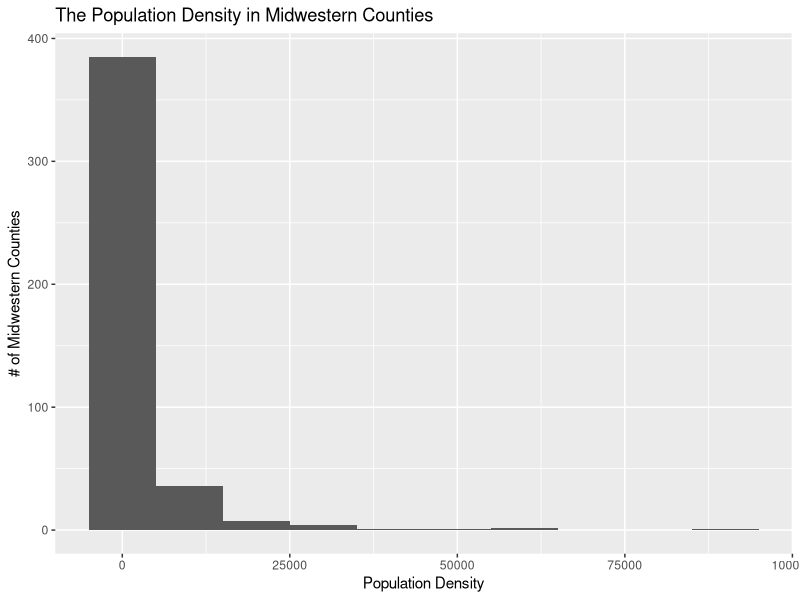
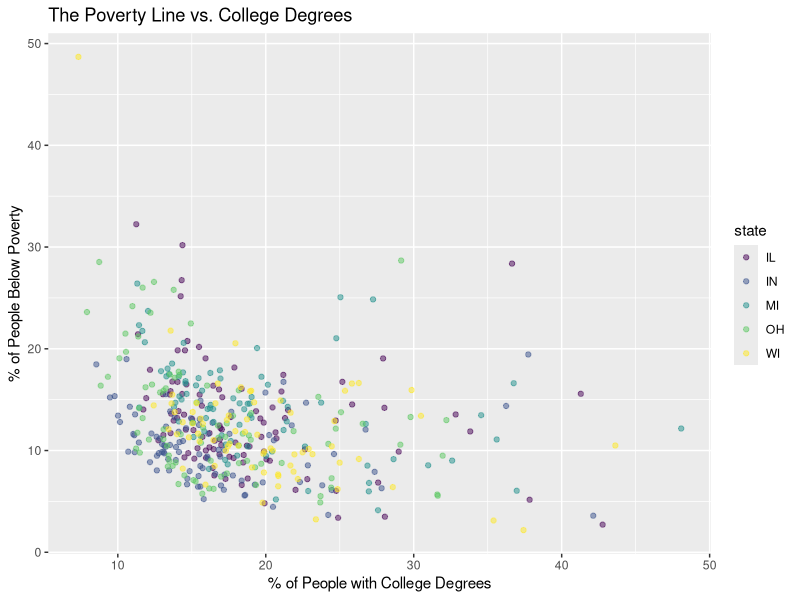

Recreate these plots in R, in order.
## ---- chunk 1
#| label: load-packages
#| message: false

library(tidyverse)
## ---- chunk 2

ggplot(data = midwest,
       aes(x = popdensity)) +
geom_histogram(binwidth = 10000) +
 labs(x = "Population Density", 
       y = "# of Midwestern Counties", 
       title = "The Population Density in Midwestern Counties")

## ---- chunk 3
ggplot(data = midwest,
       aes(x = percollege, y = percbelowpoverty, color = state)) +
geom_point(alpha = .5) +
  scale_color_viridis_d() +
 labs(x = "% of People with College Degrees", 
       y = "% of People Below Poverty", 
       title = "The Poverty Line vs. College Degrees")
